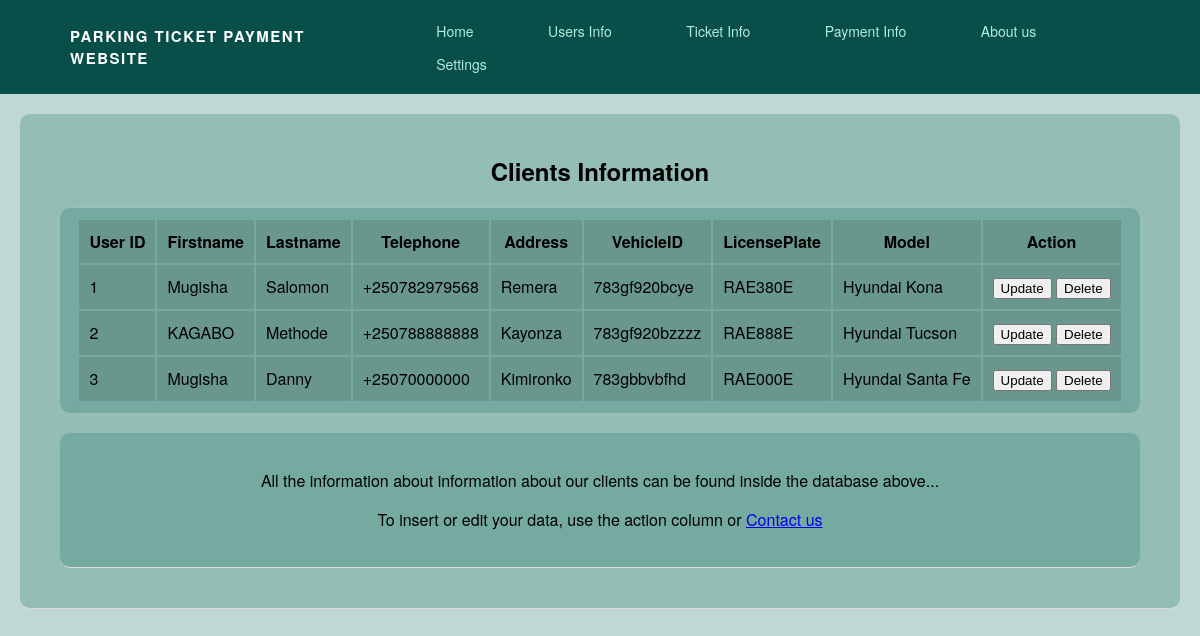
Screenshot of /Website/user.php with the database file from the repository.
### tables this page shows
CREATE TABLE `userinfo` (
  `UserID` int(50) NOT NULL,
  `Firstname` varchar(50) NOT NULL,
  `Lastname` varchar(50) NOT NULL,
  `Telephone` varchar(50) NOT NULL,
  `Address` varchar(50) NOT NULL,
  `VehicleID` varchar(50) NOT NULL,
  `LicensePlate` varchar(50) NOT NULL,
  `Model` varchar(50) NOT NULL
);

### Website/user.php (the view, shortened to what this page needs)
<!DOCTYPE html>
<html>
<head>
    <link rel="stylesheet" type="text/css" href="style.css" title="style1" media="screen,tv,projection,handled,print" />
</head>
<body>
<header>
    <nav>
    <div class="logo">
            <p>Parking Ticket Payment Website</p>
        </div>
        <ul>
        <li><a href="index.php" <?php if (basename($_SERVER['PHP_SELF']) == 'index.php') echo 'class="active"'; ?>>Home</a></li>
            <li><a href="user.php" <?php if (basename($_SERVER['PHP_SELF']) == 'user.php') echo 'class="active"'; ?>>Users Info</a></li>
            <li><a href="ticket.php" <?php if (basename($_SERVER['PHP_SELF']) == 'ticket.php') echo 'class="active"'; ?>>Ticket Info</a></li>
            <li><a href="payment.php" <?php if (basename($_SERVER['PHP_SELF']) == 'payment.php') echo 'class="active"'; ?>>Payment Info</a></li>
            <li><a href="aboutus.php" <?php if (basename($_SERVER['PHP_SELF']) == 'aboutus.php') echo 'class="active"'; ?>>About us</a></li>
            <li class="dropdown">
                <a href="#">Settings</a>
            </li>
        </ul>
    </nav>
</header>
<center>
<section>
    <h2>Clients Information</h2>
    <div class="container">
    <table>
        <thead>
            <tr>
                <th>User ID</th>
                <th>Firstname</th>
                <th>Lastname</th>
                <th>Telephone</th>
                <th>Address</th>
                <th>VehicleID</th>
                <th>LicensePlate</th>
                <th>Model</th>
                <th>Action</th>
            </tr>
        </thead>
        <tbody>
            <?php
            $conn = mysqli_connect("localhost", "root", "", "parkingticketsystemdatabase");
            $sql = "SELECT * FROM userinfo";
            $result = mysqli_query($conn, $sql);
            if (mysqli_num_rows($result) > 0) {
                while($row = mysqli_fetch_assoc($result)) {
                    echo "<tr>";
                    echo "<td>" . $row["UserID"] . "</td>";
                    echo "<td>" . $row["Firstname"] . "</td>";
                    echo "<td>" . $row["Lastname"] . "</td>";
                    echo "<td>" . $row["Telephone"] . "</td>";
                    echo "<td>" . $row["Address"] . "</td>";
                    echo "<td>" . $row["VehicleID"] . "</td>";
                    echo "<td>" . $row["LicensePlate"] . "</td>";
                    echo "<td>" . $row["Model"] . "</td>";
                    echo "<td><button onclick='updateUser(" . $row["UserID"] . ")'>Update</button> <button onclick='deleteUser(" . $row["UserID"] . ")'>Delete</button></td>";
                    echo "</tr>";
                }
            } else {
                echo "<tr><td colspan='9'>No data available</td></tr>";
            }
            ?>
        </tbody>
    </table>
        </div>
<section><p>All the information about information about our clients can be found inside the database above...</p>
	<p>To insert or edit your data, use the action column or <a href="contact.php">Contact us</a></p></section>
</center>
</body>
</html>

### Website/style.css (style rules this page uses)
body { font-family: "Mona Sans", "Helvetica Neue", Helvetica, Arial, sans-serif; margin: 0; padding: 0; background-color: rgba(46, 126, 111, 0.301); min-height: 100vh; position: relative; }
header { background-color: #084f49; padding: 10px; }
nav { display: flex; justify-content: space-between; align-items: center; margin-right: 20px; margin-left: 40px; padding: 0 20px; }
nav ul { list-style: none; margin: 0; padding: 0; }
nav li { display: inline-block; margin-right: 10px; padding: 5px 30px; position: relative; }
nav a { text-decoration: none; color: rgb(176, 235, 221); font-size: 14px; }
nav li::after { content: ''; height: 4px; width: 0; background: #084f49; position: absolute; left: 0; bottom: -30px; transition: width 0.2s; }
.dropdown { position: relative; display: inline-block; }
section { padding: 20px; margin: 20px; border-bottom: 1px solid #ddd; background-color: rgba(46, 126, 111, 0.301); border-radius: 10px; }
nav .logo p { font-size: 15px; font-weight: bold; float: left; color: #ffffff; text-transform: uppercase; letter-spacing: 1.5px; cursor: pointer; margin-right: 40px; }
th, td { padding: 10px; background-color: rgba(77, 106, 101, 0.301); }
.container { background-color: rgba(46, 126, 111, 0.301); padding: 10px; margin: 20px; border-radius: 10px; box-shadow: 0 0 10px rgba(240, 234, 234, 0.1); overflow: auto; }

### rows the page displays
userinfo: UserID "1", Firstname "Mugisha", Lastname "Salomon", Telephone "+250782979568", Address "Remera", VehicleID "783gf920bcye", LicensePlate "RAE380E", Model "Hyundai Kona"
userinfo: UserID "2", Firstname "KAGABO", Lastname "Methode", Telephone "+250788888888", Address "Kayonza", VehicleID "783gf920bzzzz", LicensePlate "RAE888E", Model "Hyundai Tucson"
userinfo: UserID "3", Firstname "Mugisha", Lastname "Danny", Telephone "+25070000000", Address "Kimironko", VehicleID "783gbbvbfhd", LicensePlate "RAE000E", Model "Hyundai Santa Fe"
